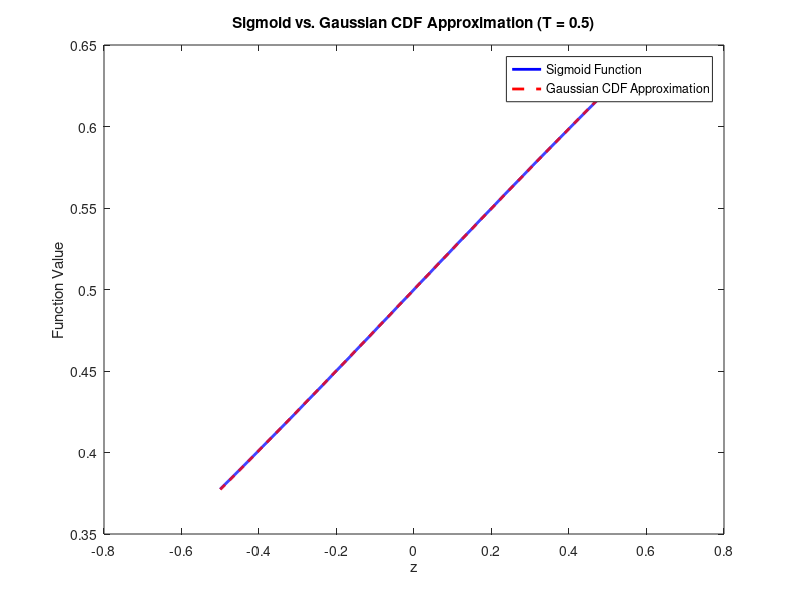
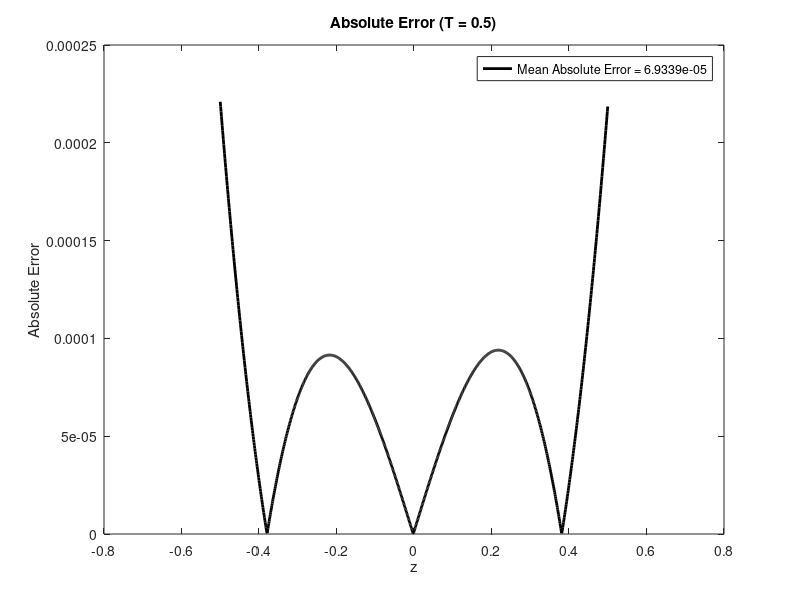
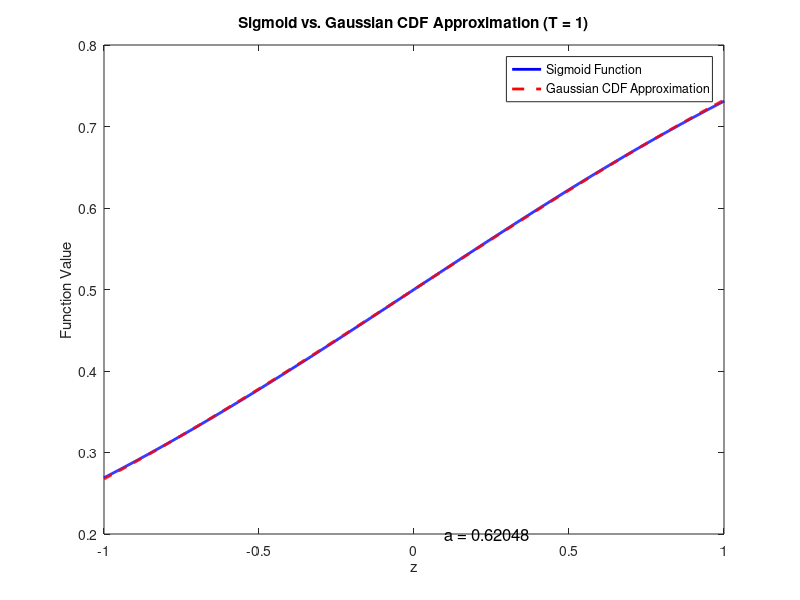
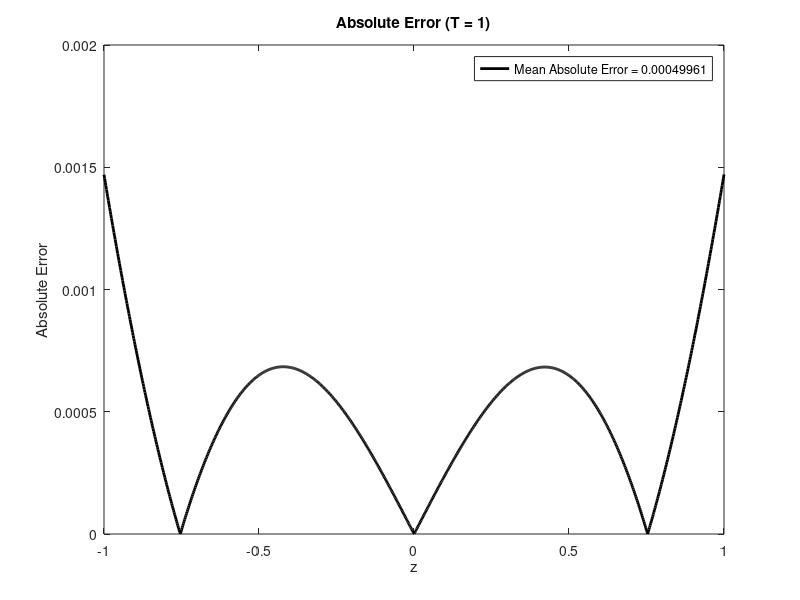

Write the MATLAB code that produced these figures, in order.
% MATLAB Script to Approximate the Sigmoid Function using Gaussian CDF
% This script fits scalars a and b to minimize the Mean Squared Error (MSE)
% between the sigmoid function and a scaled and shifted Gaussian CDF over
% the range -T to T. It generates plots for different values of T.

% Clear all variables and close all figures
clear all; close all; clc;

% Define the range of T values to investigate
T_values = [0.5, 1, 5, 10, 100];

% Loop over each T value
for idx = 1:length(T_values)
    % Current T value
    T = T_values(idx);
    
    % Generate 1000 equally spaced points between -T and T
    z = linspace(-T, T, 1000);
    
    % Define the sigmoid function
    sigmoid = @(z) 1 ./ (1 + exp(-z));
    
    % Define the standard Gaussian CDF function (normcdf is built-in)
    gaussian_cdf = @(z) normcdf(z);
    
    % Objective function to minimize (Mean Squared Error between sigmoid and Gaussian CDF)
    % p(1) corresponds to 'a' and p(2) corresponds to 'b'
    error_function = @(p) mean((sigmoid(z) - gaussian_cdf(p(1)*z + p(2))).^2);
    
    % Initial guess for parameters [a, b]
    initial_guess = [1, 0];
    
    % Use fminsearch to find the optimal 'a' and 'b' that minimize the MSE
    options = optimset('Display', 'off');  % Suppress output
    [optimal_params, mse_value] = fminsearch(error_function, initial_guess, options);
    
    % Extract the optimized 'a' and 'b' values
    a = optimal_params(1);
    b = optimal_params(2);
    
    % Compute the Gaussian CDF approximation using the optimized parameters
    sigmoid_approx = gaussian_cdf(a * z + b);
    
    % Calculate the absolute error between the sigmoid and its approximation
    absolute_error = abs(sigmoid(z) - sigmoid_approx);
    
    % Plot the sigmoid function and its Gaussian CDF approximation
    figure;
    plot(z, sigmoid(z), 'b-', 'LineWidth', 2);          % Plot original sigmoid in blue
    hold on;
    plot(z, sigmoid_approx, 'r--', 'LineWidth', 2);     % Plot approximation in red dashed line
    xlabel('z');
    ylabel('Function Value');
    title(['Sigmoid vs. Gaussian CDF Approximation (T = ' num2str(T) ')']);
    legend('Sigmoid Function', 'Gaussian CDF Approximation');
    
    % Display the optimized parameters 'a' and 'b' on the plot
    text(0.1*T, 0.2, ['a = ' num2str(a)], 'FontSize', 12);
    text(0.1*T, 0.1, ['b = ' num2str(b)], 'FontSize', 12);
    
    % Plot the absolute error over the range -T to T
    figure;
    plot(z, absolute_error, 'k-', 'LineWidth', 2);      % Plot absolute error in black
    xlabel('z');
    ylabel('Absolute Error');
    title(['Absolute Error (T = ' num2str(T) ')']);
    
    % Calculate and display the Mean Absolute Error (MAE) in the legend
    mean_abs_error = mean(absolute_error);
    legend(['Mean Absolute Error = ' num2str(mean_abs_error)]);
    
end
